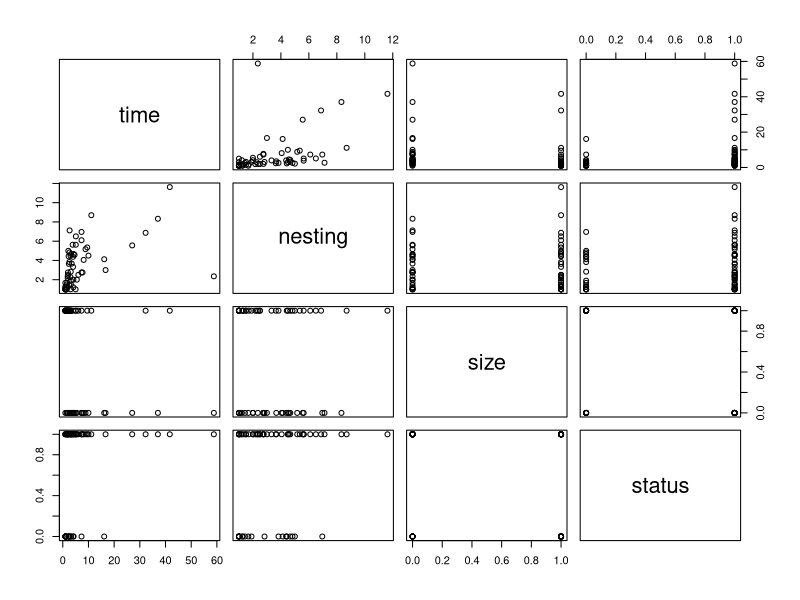
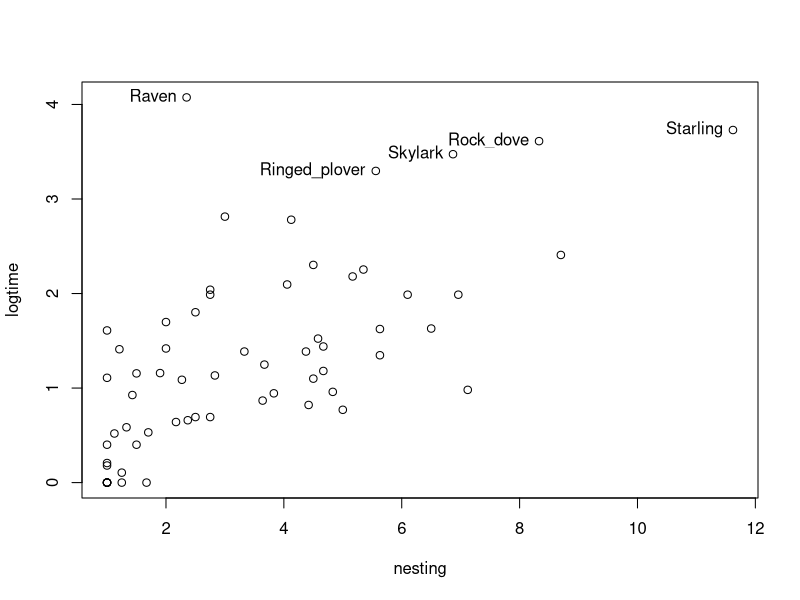
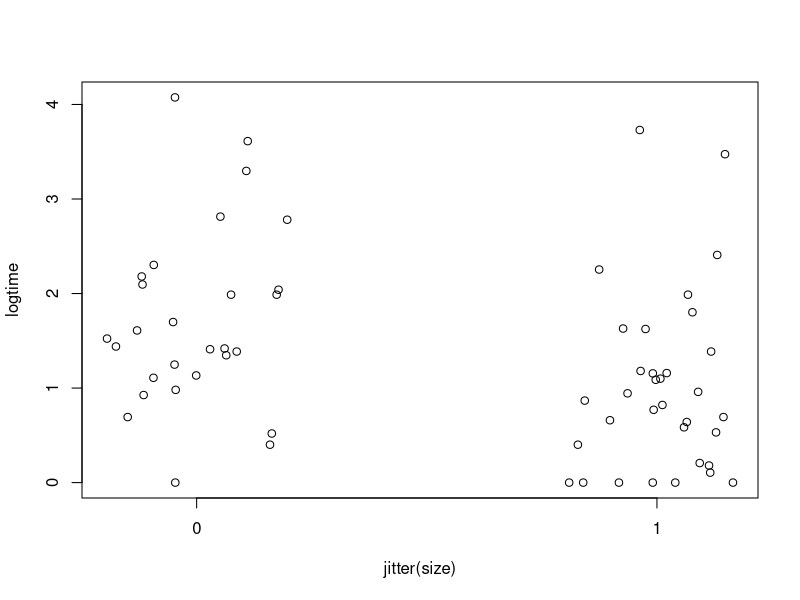
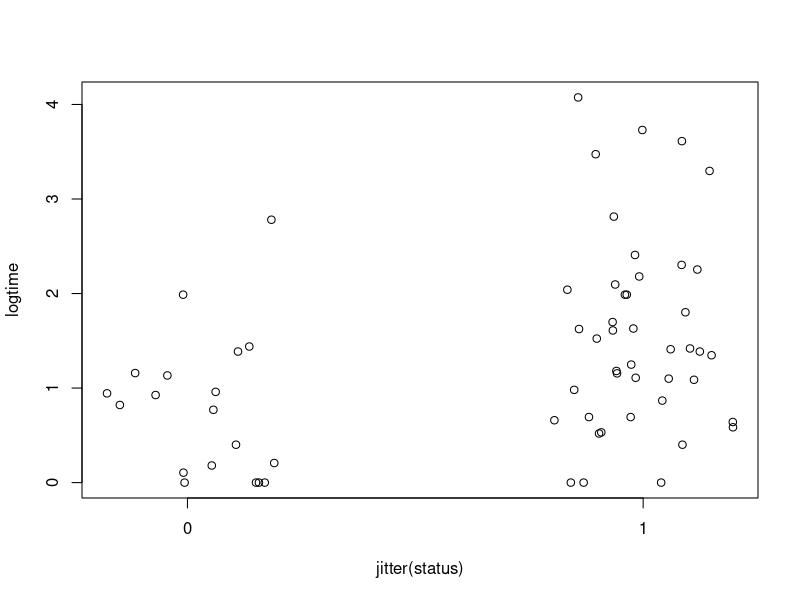
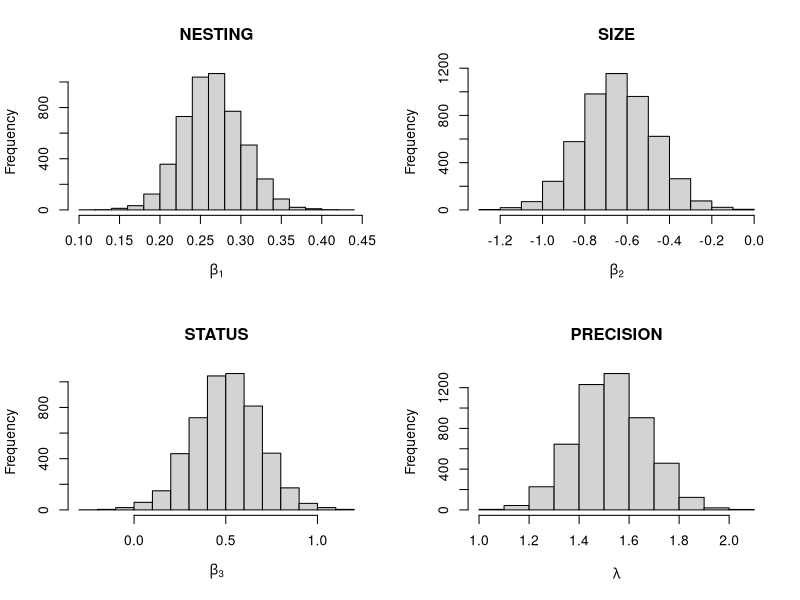

Write R code to recreate these figures, in order. (Note: this script raises an error after producing the figures.)
rm(list=ls())

set.seed(1)

if(!require('LearnBayes')){install.packages("LearnBayes")}
library("LearnBayes")

data(birdextinct)
attach(birdextinct)

summary(birdextinct)
dim(birdextinct)

plot(birdextinct[,c("time","nesting","size","status")])

# Figura uno
logtime <- log(time)
plot(nesting,logtime)

# Filtro de mediciones
out <- (logtime > 3)
text(nesting[out], logtime[out], label=species[out], pos = 2)	

# Figura dos
plot(jitter(size),logtime,xaxp=c(0,1,1))

# Figura tres
plot(jitter(status),logtime,xaxp=c(0,1,1))

# Aprendizaje de referencia
# logtime = b_0 = b_1 nesting + b_2 size + b_3 status
fit <- lm(logtime~nesting+size+status,data=birdextinct,x=TRUE,y=TRUE)
summary(fit)

# ----------------------
# Aprendizaje bayesiano
# ----------------------

#
# Prior difusa
# \pi^{o}(beta,lambda) 

# Simulamos datos de la distribucion posterior
# 5 mil datos
beta.sample <- blinreg(fit$y,fit$x,5000)

par(mfrow=c(2,2))
hist(beta.sample$beta[,2],main="NESTING",
 xlab=expression(beta[1]))
hist(beta.sample$beta[,3],main="SIZE",
 xlab=expression(beta[2]))
hist(beta.sample$beta[,4],main="STATUS",
 xlab=expression(beta[3]))
hist((beta.sample$sigma)^(-1),main="PRECISION",
 xlab=expression(lambda))

# Resumen de la posterior
apply(beta.sample$beta,2,quantile,c(.05,.5,.95))

quantile((beta.sample$sigma)^(-1),c(.05,.5,.95))


# Estimacion de los tiempos de extincion
cov1 <- c(1,4,0,0)
cov2 <- c(1,4,1,0)
cov3 <- c(1,4,0,1)
cov4 <- c(1,4,1,1)
X1 <- rbind(cov1,cov2,cov3,cov4)
mean.draws <- blinregexpected(X1,beta.sample)

c.labels <- c("A","B","C","D")
par(mfrow=c(2,2))
j <- 1
for (j in 1:4)
   hist(mean.draws[,j],
      main <- paste("Covariates",c.labels[j]),xlab="log TIME")
 
######## Predicting extinction times

 cov1 <- c(1,4,0,0)
 cov2 <- c(1,4,1,0)
 cov3 <- c(1,4,0,1)
 cov4 <- c(1,4,1,1)
 X1 <- rbind(cov1,cov2,cov3,cov4)
 pred.draws <- blinregpred(X1,beta.sample)

 c.labels <- c("A","B","C","D")
 par(mfrow=c(2,2))
 for (j in 1:4)
   hist(pred.draws[,j],
      main=paste("Covariates",c.labels[j]),xlab="log TIME")

# Validacion del modelo via prediccion
pred.draws <- blinregpred(fit$x,beta.sample)
pred.sum <- apply(pred.draws,2,quantile,c(.05,.95))
par(mfrow=c(1,1))
 ind <- 1:length(logtime)
 matplot(rbind(ind,ind),pred.sum,type="l",lty=1,col=1,
 xlab="INDEX",ylab="log TIME")
points(ind,logtime,pch=19)
out=(logtime>pred.sum[2,])
text(ind[out], logtime[out], label=species[out], pos = 4)

# Validacion del modelo via probabilidades
prob.out <- bayesresiduals(fit,beta.sample,2)
 par(mfrow=c(1,1))
 plot(nesting,prob.out)
 out = (prob.out > 0.35)
 text(nesting[out], prob.out[out], label=species[out], pos = 4)	
